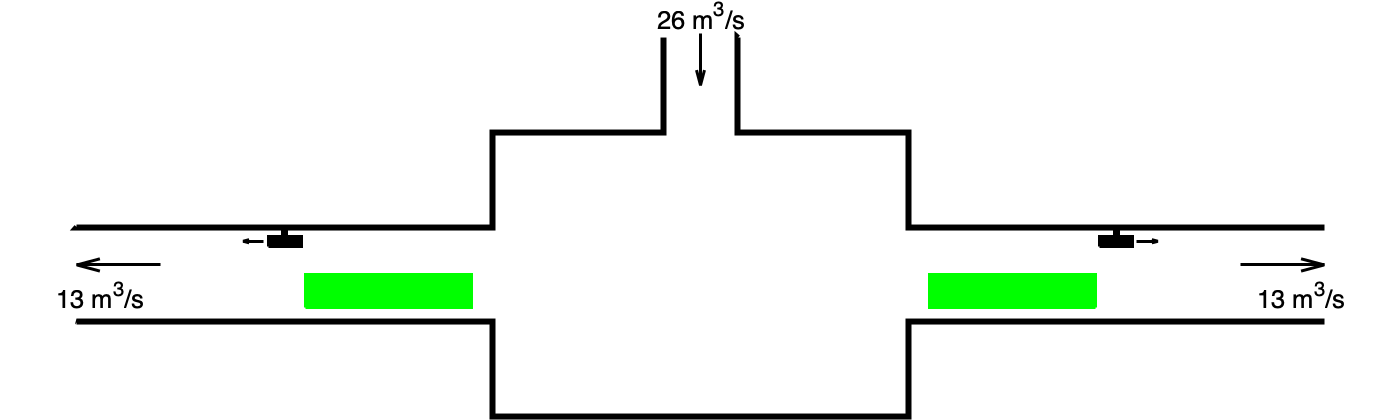

Here is the gnuplot script that generated this plot:
#set terminal pdf size 29.7cm,21cm linewidth 1 font "Helvetica,22" enhanced
set terminal pngcairo size 1400,420 linewidth 3 font "Helvetica,30" enhanced
outfile = "symmetric-figure-1.png"
set output outfile
set multiplot
unset grid
unset key

# Top left graph
set bmargin at screen 0.01
set tmargin at screen 0.99
set lmargin at screen 0.01
set rmargin at screen 0.99
unset border
unset title
unset xlabel
unset ylabel
set xrange [-1650:1650]
set yrange [0:0.87]
set noxtics
set noytics

unset key
set linetype 1 linewidth 2 lc rgb "black"
set linetype 2 linewidth 1 lc rgb "green"
set linetype 3 linewidth 1 lc rgb "blue"
set linetype 4 linewidth 2 lc rgb "black" dashtype 2
set linetype 5 linewidth 1 lc rgb "black"

set arrow 1 from first 0, 0.81 to first 0, 0.7 front linetype 1 linewidth 1
set arrow 2 from first -1300, 0.32 to first -1500, 0.32 front linetype 1 linewidth 1
set arrow 3 from first  1300, 0.32 to first  1500, 0.32 front linetype 1 linewidth 1

#set label 1 "{/*0.85 34 m^3/s}" at first 0, 0.85 centre
#set label 2 "{/*0.85 12 m^3/s}" at first -1500, 0.26 left
#set label 3 "{/*0.85 22 m^3/s}" at first 1500, 0.26 right

set label 1 "{/*0.85 26 m^3/s}" at first 0, 0.85 centre
set label 2 "{/*0.85 13 m^3/s}" at first -1550, 0.26 left
set label 3 "{/*0.85 13 m^3/s}" at first 1550, 0.26 right

left1 = -950
right1 = left1 + 400
top1 = 0.3
bottom1 = 0.23

set object 51 polygon from first  left1, bottom1 to \
                           first  right1, bottom1 to \
                           first  right1, top1 to \
                           first  left1, top1 to \
                           first  left1, bottom1 fc "green" fillstyle solid

set object 52 polygon from first  -left1, bottom1 to \
                           first -right1, bottom1 to \
                           first -right1, top1 to \
                           first  -left1, top1 to \
                           first  -left1, bottom1 fc "green" fillstyle solid

jf1 = 1000
halflength = 40
support = 5
frame = 0.4
top2 = 0.38
bottom2 = 0.36
mid = 0.5 * (top2 + bottom2)
space = 50
arrowlen = 50
set object 53 polygon from first  -jf1 - halflength, bottom2 to \
                           first -jf1 + halflength, bottom2 to \
                           first -jf1 + halflength, top2 to \
                           first -jf1 + support, top2 to \
                           first -jf1 + support, frame to \
                           first -jf1 - support, frame to \
                           first -jf1 - support, top2 to \
                           first -jf1 - halflength, top2 to \
                           first -jf1 - halflength, bottom2 fc "black" fillstyle solid
set arrow 53 from first -jf1 - space, mid to -jf1 - space - arrowlen, mid  front linetype 1 linewidth 1

set object 54 polygon from first  jf1 - halflength, bottom2 to \
                           first jf1 + halflength, bottom2 to \
                           first jf1 + halflength, top2 to \
                           first jf1 + support, top2 to \
                           first jf1 + support, frame to \
                           first jf1 - support, frame to \
                           first jf1 - support, top2 to \
                           first jf1 - halflength, top2 to \
                           first jf1 - halflength, bottom2 fc "black" fillstyle solid
set arrow 54 from first jf1 + space, mid to jf1 + space + arrowlen, mid  front linetype 1 linewidth 1

plot "-" with lines linestyle 1 # Dashed black gridlines
-1500   0.2
-500    0.2
-500    0
 500    0
 500    0.2
 1500   0.2

-1500   0.4
-500    0.4
-500    0.6
 -90    0.6
 -90    0.8

  90    0.8
  90    0.6
 500    0.6
 500    0.4
 1500   0.4

e # terminates the plot data
